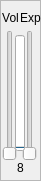
   <widget class="QFrame" name="frame_8">
    <property name="geometry">
     <rect>
      <x>310</x>
      <y>140</y>
      <width>41</width>
      <height>181</height>
     </rect>
    </property>
    <property name="frameShape">
     <enum>QFrame::StyledPanel</enum>
    </property>
    <property name="frameShadow">
     <enum>QFrame::Raised</enum>
    </property>
    <widget class="QSlider" name="MIDI_Expression_8">
     <property name="geometry">
      <rect>
       <x>20</x>
       <y>30</y>
       <width>20</width>
       <height>131</height>
      </rect>
     </property>
     <property name="maximum">
      <number>127</number>
     </property>
     <property name="value">
      <number>0</number>
     </property>
     <property name="orientation">
      <enum>Qt::Vertical</enum>
     </property>
    </widget>
    <widget class="QSlider" name="MIDI_Volume_8">
     <property name="geometry">
      <rect>
       <x>0</x>
       <y>30</y>
       <width>20</width>
       <height>131</height>
      </rect>
     </property>
     <property name="maximum">
      <number>127</number>
     </property>
     <property name="value">
      <number>0</number>
     </property>
     <property name="orientation">
      <enum>Qt::Vertical</enum>
     </property>
    </widget>
    <widget class="QLabel" name="label_26">
     <property name="geometry">
      <rect>
       <x>0</x>
       <y>10</y>
       <width>21</width>
       <height>16</height>
      </rect>
     </property>
     <property name="text">
      <string notr="true">Vol</string>
     </property>
     <property name="alignment">
      <set>Qt::AlignCenter</set>
     </property>
    </widget>
    <widget class="QLabel" name="label_27">
     <property name="geometry">
      <rect>
       <x>20</x>
       <y>10</y>
       <width>21</width>
       <height>16</height>
      </rect>
     </property>
     <property name="text">
      <string notr="true">Exp</string>
     </property>
    </widget>
    <widget class="QLabel" name="label_28">
     <property name="geometry">
      <rect>
       <x>10</x>
       <y>160</y>
       <width>21</width>
       <height>16</height>
      </rect>
     </property>
     <property name="text">
      <string notr="true">8</string>
     </property>
     <property name="alignment">
      <set>Qt::AlignCenter</set>
     </property>
    </widget>
    <widget class="QProgressBar" name="MIDI_VolDisp_8">
     <property name="geometry">
      <rect>
       <x>15</x>
       <y>35</y>
       <width>10</width>
       <height>116</height>
      </rect>
     </property>
     <property name="maximumSize">
      <size>
       <width>10</width>
       <height>16777215</height>
      </size>
     </property>
     <property name="maximum">
      <number>127</number>
     </property>
     <property name="value">
      <number>0</number>
     </property>
     <property name="textVisible">
      <bool>false</bool>
     </property>
     <property name="orientation">
      <enum>Qt::Vertical</enum>
     </property>
    </widget>
   </widget>
